Frame 1 (no input): blank canvas, image omitted
Frame 60 (no input): blank canvas, image omitted
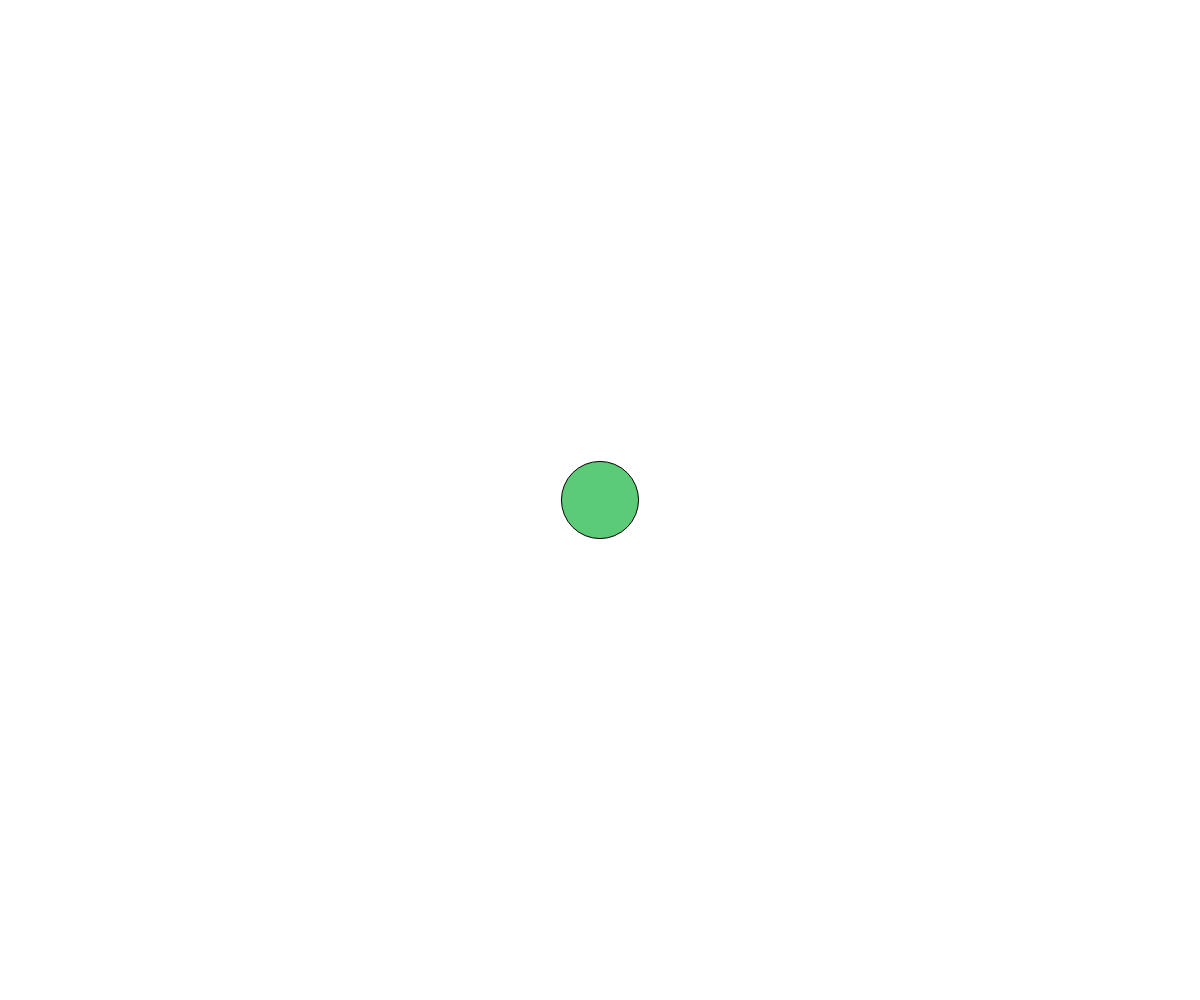
Frame 120 (the mouse pressed at the canvas centre since frame 60)

The p5.js sketch whose frames 1 and 60 were blank and that drew this single picture after the mouse press (run headless with seeded random() and noise() and a simulated clock; from frame 60 on, the mouse is pressed at the canvas centre):

// p5.js sketch
// ── sketch.js
// stuff
// zach
// 2019


let shapes = []; 

function setup() {
  createCanvas(windowWidth, windowHeight);
}

function draw() {
  background(255);
  for (let i = 0; i < shapes.length; i++) {
    fill(shapes[i].color);
    ellipse(shapes[i].x, shapes[i].y, shapes[i].radius*2, shapes[i].radius*2);
  }

}

function mousePressed() {
  let someShape = {
    x: mouseX,
    y: mouseY,
    radius: random(10, 50),
    color: color(random(255), random(255), random(255), random(255), random(255))
  };

  shapes.push(someShape);

  
}
